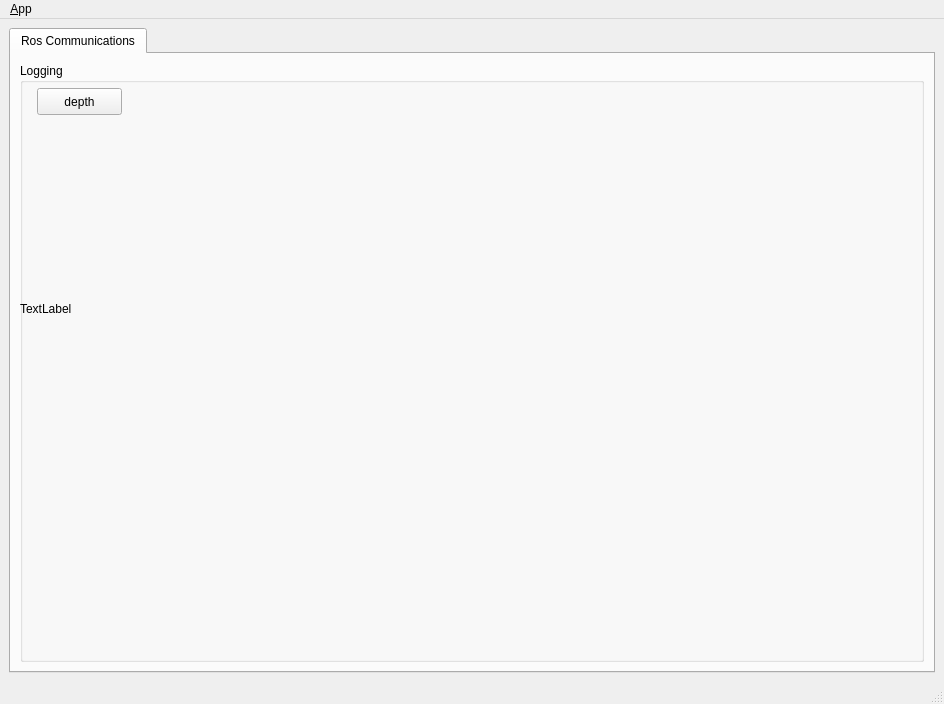
<?xml version="1.0" encoding="UTF-8"?>
<ui version="4.0">
 <class>MainWindowDesign</class>
 <widget class="QMainWindow" name="MainWindowDesign">
  <property name="geometry">
   <rect>
    <x>0</x>
    <y>0</y>
    <width>944</width>
    <height>704</height>
   </rect>
  </property>
  <property name="windowTitle">
   <string>QRosApp</string>
  </property>
  <property name="windowIcon">
   <iconset resource="../resources/images.qrc">
    <normaloff>:/images/icon.png</normaloff>:/images/icon.png</iconset>
  </property>
  <property name="locale">
   <locale language="English" country="Australia"/>
  </property>
  <widget class="QWidget" name="centralwidget">
   <layout class="QHBoxLayout">
    <item>
     <widget class="QTabWidget" name="tab_manager">
      <property name="minimumSize">
       <size>
        <width>100</width>
        <height>0</height>
       </size>
      </property>
      <property name="locale">
       <locale language="English" country="Australia"/>
      </property>
      <property name="currentIndex">
       <number>0</number>
      </property>
      <widget class="QWidget" name="tab_status">
       <attribute name="title">
        <string>Ros Communications</string>
       </attribute>
       <layout class="QVBoxLayout" name="verticalLayout_2">
        <item>
         <widget class="QGroupBox" name="groupBox_12">
          <property name="sizePolicy">
           <sizepolicy hsizetype="MinimumExpanding" vsizetype="Preferred">
            <horstretch>0</horstretch>
            <verstretch>0</verstretch>
           </sizepolicy>
          </property>
          <property name="title">
           <string>Logging</string>
          </property>
          <widget class="QPushButton" name="pushButton">
           <property name="geometry">
            <rect>
             <x>17</x>
             <y>25</y>
             <width>85</width>
             <height>27</height>
            </rect>
           </property>
           <property name="text">
            <string>depth</string>
           </property>
          </widget>
          <widget class="QLabel" name="label_4">
           <property name="geometry">
            <rect>
             <x>0</x>
             <y>130</y>
             <width>281</width>
             <height>231</height>
            </rect>
           </property>
           <property name="text">
            <string>TextLabel</string>
           </property>
          </widget>
         </widget>
        </item>
       </layout>
      </widget>
     </widget>
    </item>
   </layout>
  </widget>
  <widget class="QMenuBar" name="menubar">
   <property name="geometry">
    <rect>
     <x>0</x>
     <y>0</y>
     <width>944</width>
     <height>25</height>
    </rect>
   </property>
   <widget class="QMenu" name="menu_File">
    <property name="title">
     <string>&amp;App</string>
    </property>
    <addaction name="action_Preferences"/>
    <addaction name="separator"/>
    <addaction name="actionAbout"/>
    <addaction name="actionAbout_Qt"/>
    <addaction name="separator"/>
    <addaction name="action_Quit"/>
   </widget>
   <addaction name="menu_File"/>
  </widget>
  <widget class="QStatusBar" name="statusbar"/>
  <action name="action_Quit">
   <property name="text">
    <string>&amp;Quit</string>
   </property>
   <property name="shortcut">
    <string>Ctrl+Q</string>
   </property>
   <property name="shortcutContext">
    <enum>Qt::ApplicationShortcut</enum>
   </property>
  </action>
  <action name="action_Preferences">
   <property name="text">
    <string>&amp;Preferences</string>
   </property>
  </action>
  <action name="actionAbout">
   <property name="text">
    <string>&amp;About</string>
   </property>
  </action>
  <action name="actionAbout_Qt">
   <property name="text">
    <string>About &amp;Qt</string>
   </property>
  </action>
 </widget>
 <resources>
  <include location="../resources/images.qrc"/>
 </resources>
 <connections>
  <connection>
   <sender>action_Quit</sender>
   <signal>triggered()</signal>
   <receiver>MainWindowDesign</receiver>
   <slot>close()</slot>
   <hints>
    <hint type="sourcelabel">
     <x>-1</x>
     <y>-1</y>
    </hint>
    <hint type="destinationlabel">
     <x>399</x>
     <y>299</y>
    </hint>
   </hints>
  </connection>
 </connections>
</ui>
